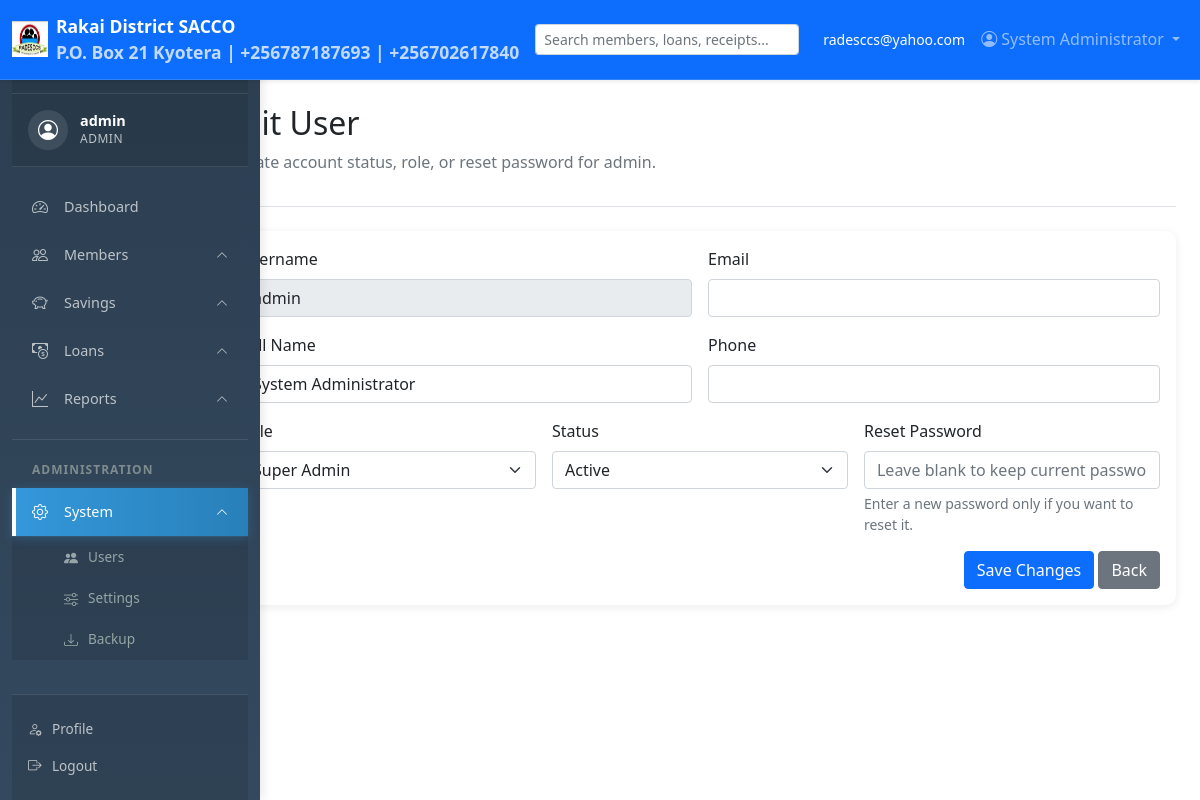
/admin/users/edit.php?id=1 (signed in), run on the app's committed database.
### tables this page shows
CREATE TABLE users (
    user_id INT PRIMARY KEY AUTO_INCREMENT,
    username VARCHAR(50) UNIQUE NOT NULL,
    email VARCHAR(100) UNIQUE NOT NULL,
    password_hash VARCHAR(255) NOT NULL,
    full_name VARCHAR(100) NOT NULL,
    phone VARCHAR(15),
    role ENUM('admin','manager','accountant','loan_officer','cashier','member','audit') NOT NULL,
    status ENUM('active','inactive','suspended','deleted') DEFAULT 'active',
    last_login TIMESTAMP NULL,
    login_attempts INT DEFAULT 0,
    locked_until TIMESTAMP NULL,
    last_failed_login TIMESTAMP NULL,
    password_changed_at TIMESTAMP NULL,
    last_login_ip VARCHAR(45) DEFAULT NULL,
    biometric_data LONGBLOB,
    biometric_enabled BOOLEAN DEFAULT FALSE,
    two_factor_enabled BOOLEAN DEFAULT FALSE,
    two_factor_method ENUM('sms','email','app') DEFAULT 'sms',
    created_by INT,
    created_at TIMESTAMP DEFAULT CURRENT_TIMESTAMP,
    updated_at TIMESTAMP DEFAULT CURRENT_TIMESTAMP ON UPDATE CURRENT_TIMESTAMP,
    FOREIGN KEY (created_by) REFERENCES users(user_id),
    INDEX idx_username (username),
    INDEX idx_status (status),
    INDEX idx_role (role)
);

### config/db_connection.php (called while the page is built, shortened)
<?php
class Database {
    private static $instance = null;
    private $connection;
    private function __construct() {
        try {
            $this->connection = new PDO(
                "mysql:host=" . DB_HOST . ";dbname=" . DB_NAME . ";charset=utf8mb4",
                DB_USER,
                DB_PASS,
                [
                    PDO::ATTR_ERRMODE => PDO::ERRMODE_EXCEPTION,
                    PDO::ATTR_DEFAULT_FETCH_MODE => PDO::FETCH_ASSOC,
                    PDO::ATTR_EMULATE_PREPARES => false
                ]
            );
        } catch (PDOException $e) {
            die("Connection failed: " . $e->getMessage());
        }
    }
    public static function getInstance() {
        if (self::$instance === null) {
            self::$instance = new self();
        }
        return self::$instance;
    }
    public function getConnection() {
        return $this->connection;
    }
}
?>

### app/Services/UserService.php (called while the page is built, shortened)
<?php
require_once __DIR__ . '/../../config/db_connection.php';
class UserService
{
    private $db;
    public function __construct()
    {
        $this->db = \Database::getInstance()->getConnection();
    }
    public function getRoleOptions(): array
    {
        try {
            $stmt = $this->db->query("SELECT role_name, label FROM roles ORDER BY role_name");
            $roles = $stmt->fetchAll();
            if (!empty($roles)) {
                return array_column($roles, 'label', 'role_name');
            }
        } catch (\Exception $e) {
        }
        return [
            'admin' => 'Super Admin',
            'manager' => 'Manager',
            'accountant' => 'Accountant',
            'loan_officer' => 'Loan Officer',
            'cashier' => 'Teller',
            'audit' => 'Auditor',
            'viewer' => 'Viewer'
        ];
    }
    public function getUser(int $userId): ?array
    {
        $stmt = $this->db->prepare('SELECT * FROM users WHERE user_id = ?');
        $stmt->execute([$userId]);
        $user = $stmt->fetch();
        return $user ?: null;
    }
}

### admin/users/edit.php (the view, shortened to what this page needs)
<?php
require_once '../../includes/functions.php';
require_once '../../app/Services/UserService.php';
$userService = new \SACCO\Services\UserService();
$userId = (int)($_GET['id'] ?? 0);
$user = $userService->getUser($userId);
$roles = $userService->getRoleOptions();
?>
<!DOCTYPE html>
<html lang="en">
<head>
    <link href="https://cdn.jsdelivr.net/npm/bootstrap@5.1.3/dist/css/bootstrap.min.css" rel="stylesheet">
    <link href="https://cdn.jsdelivr.net/npm/bootstrap-icons@1.8.1/font/bootstrap-icons.css" rel="stylesheet">
    <link rel="stylesheet" href="../../assets/css/style.css">
</head>
<body>
    <?php include '../../includes/navbar.php'; ?>
    <div class="container-fluid">
        <div class="row">
            <?php include '../../includes/sidebar.php'; ?>
            <main class="col-md-10 ms-sm-auto px-md-4">
                <div class="pt-4 pb-3 border-bottom">
                    <h1 class="h2">Edit User</h1>
                    <p class="text-muted">Update account status, role, or reset password for <?php echo htmlspecialchars($user['username']); ?>.</p>
                </div>
                <div class="card mt-4">
                    <div class="card-body">
                        <form method="POST" class="row g-3 needs-validation" novalidate>
                            <div class="col-md-6">
                                <label for="username" class="form-label">Username</label>
                                <input type="text" id="username" class="form-control" value="<?php echo htmlspecialchars($user['username']); ?>" disabled>
                            </div>
                            <div class="col-md-6">
                                <label for="email" class="form-label">Email</label>
                                <input type="email" id="email" name="email" class="form-control" required value="<?php echo htmlspecialchars($user['email']); ?>">
                            </div>
                            <div class="col-md-6">
                                <label for="full_name" class="form-label">Full Name</label>
                                <input type="text" id="full_name" name="full_name" class="form-control" required value="<?php echo htmlspecialchars($user['full_name']); ?>">
                            </div>
                            <div class="col-md-6">
                                <label for="phone" class="form-label">Phone</label>
                                <input type="text" id="phone" name="phone" class="form-control" value="<?php echo htmlspecialchars($user['phone']); ?>">
                            </div>
                            <div class="col-md-4">
                                <label for="role" class="form-label">Role</label>
                                <select id="role" name="role" class="form-select" required>
                                    <?php foreach ($roles as $roleKey => $roleLabel): ?>
                                        <option value="<?php echo htmlspecialchars($roleKey); ?>" <?php echo $user['role'] === $roleKey ? 'selected' : ''; ?>><?php echo htmlspecialchars($roleLabel); ?></option>
                                    <?php endforeach; ?>
                                </select>
                            </div>
                            <div class="col-md-4">
                                <label for="status" class="form-label">Status</label>
                                <select id="status" name="status" class="form-select">
                                    <option value="active" <?php echo $user['status'] === 'active' ? 'selected' : ''; ?>>Active</option>
                                </select>
                            </div>
                            <div class="col-md-4">
                                <label for="password" class="form-label">Reset Password</label>
                                <input type="password" id="password" name="password" class="form-control" placeholder="Leave blank to keep current password">
                                <div class="form-text">Enter a new password only if you want to reset it.</div>
                            </div>
                            <div class="col-12 text-end">
                                <button class="btn btn-primary">Save Changes</button>
                                <a href="index.php" class="btn btn-secondary">Back</a>
                            </div>
                        </form>
                    </div>
                </div>
            </main>
        </div>
    </div>
</body>
</html>

### assets/css/style.css (style rules this page uses)
.card { border: none; box-shadow: 0 2px 10px rgba(0,0,0,0.08); border-radius: 10px; }

### data on the page
users: username "admin", full_name "System Administrator", role "Super Admin", status "Active"

### other printed values
COMPANY_EMAIL "radesccs@yahoo.com"
$_SESSION['full_name'] "System Administrator"
$_SESSION['username'] "admin"
$role "ADMIN"
